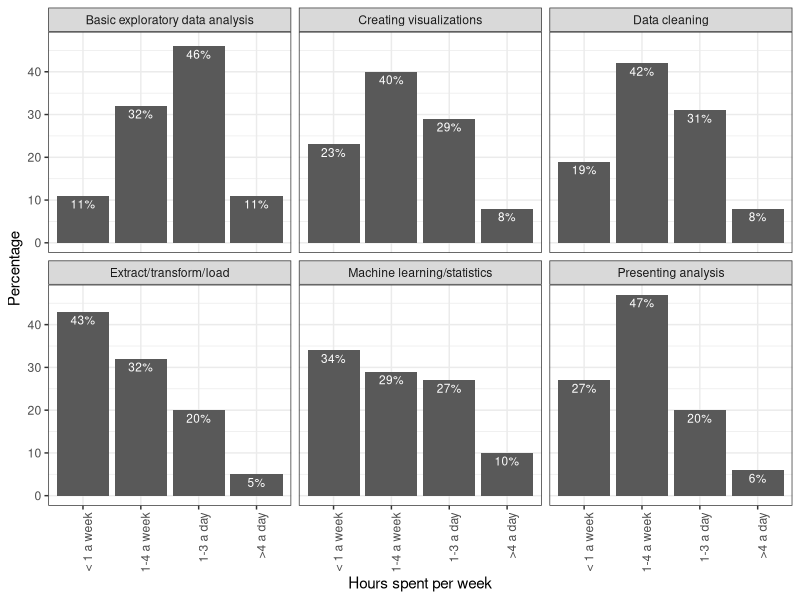
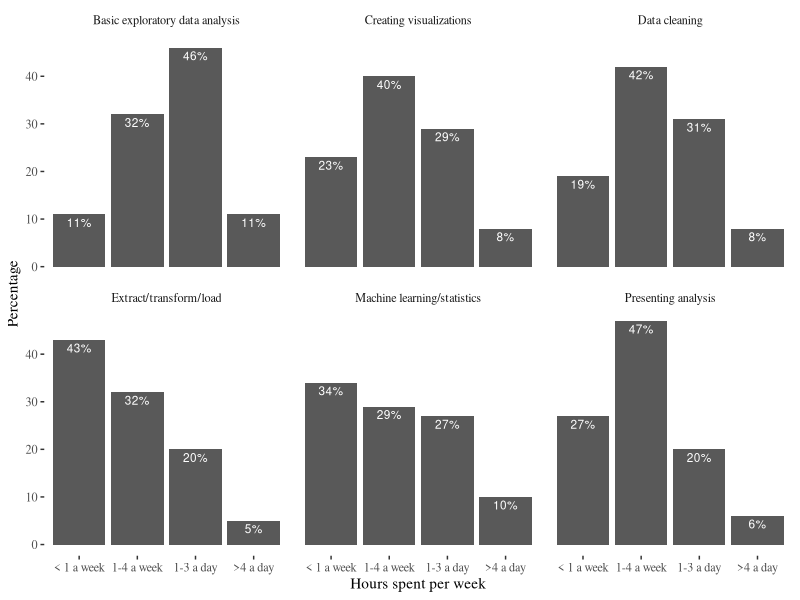
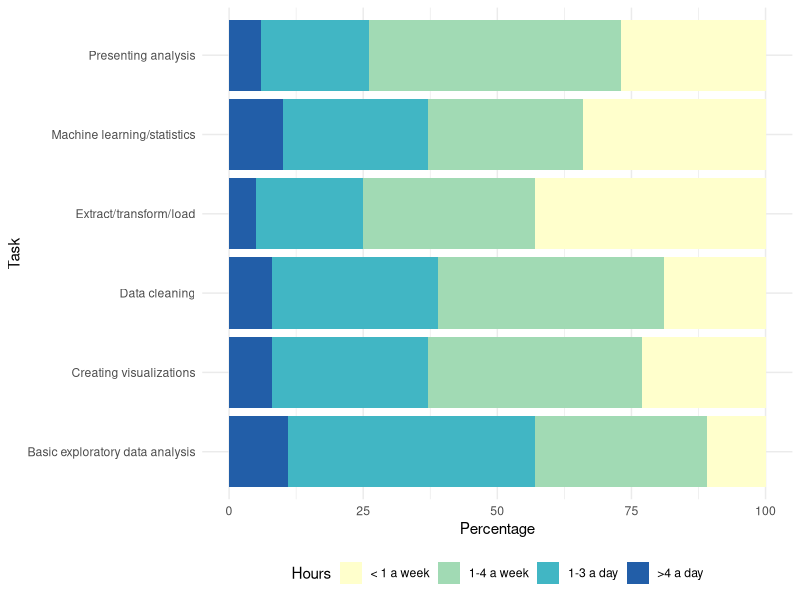
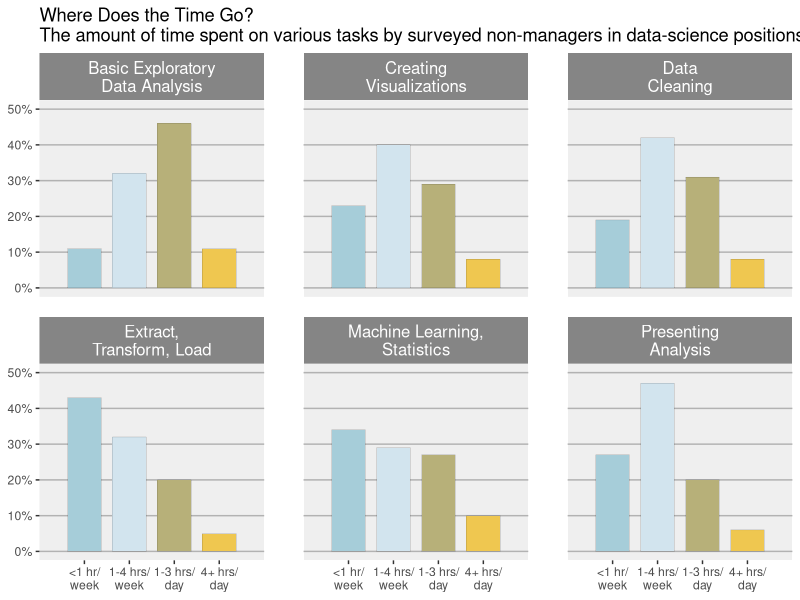

These figures' R source, in order:
# Avoiding Pie Charts
library(scales)
library(ggplot2)
library(ggthemes)
library(data.table)
setwd("/Users/ethen/Business-Analytics/ggplot2/avoid_pie_charts")
d <- fread("pie.txt")
d <- melt( d, id.vars = "Task", 
		   variable.name = "Hours", value.name = "Percentage" )


p1 <- ggplot( d, aes( x = Hours, y = Percentage ) ) + 
	  geom_bar( stat = "identity" ) + 
	  facet_wrap( ~ Task ) + 
	  xlab("Hours spent per week") + 
	  geom_text( aes( label = paste0( Percentage, "%" ), y = Percentage ),
			     vjust = 1.4, size = 3, color = "white" )
p1 + theme_bw() + 
theme( axis.text.x = element_text( angle = 90,  hjust = 1 ) )


# remove chart junks using the theme tufte
p1 + theme_tufte()


# stacked bar plot 
ggplot( d, aes( x = Task, y = Percentage, fill = Hours ) ) + 
geom_bar( stat = "identity", position = "stack" ) +
coord_flip() +
scale_fill_brewer( palette = "YlGnBu" ) +
theme_minimal() + theme( legend.position = "bottom" )

 
# refined version of bar plot
# 1. geom_bar's size controls the bar's border size
# 2. expand:
# A numeric vector of length two giving multiplicative and 
# additive expansion constants. These constants ensure that the data is placed 
# some distance away from the axes
# 3. strip .background / .text: controls the title section for each facet
# 4. panel.grid .minor / .major: controls the grid lines in the plot
# 5. panel.margin: contols the margin between facets

# http://stackoverflow.com/questions/3472980/ggplot-how-to-change-facet-labels
x_labels <- c( "<1 hr/\nweek", "1-4 hrs/\nweek", "1-3 hrs/\nday", "4+ hrs/\nday" )
label_names <- c("Basic exploratory data analysis" = "Basic Exploratory\nData Analysis", 
				"Data cleaning" = "Data\nCleaning", 
				"Machine learning/statistics" = "Machine Learning,\nStatistics", 
				"Creating visualizations" = "Creating\nVisualizations", 
				"Presenting analysis" = "Presenting\nAnalysis", 
				"Extract/transform/load" = "Extract,\nTransform, Load" )

ggplot( d, aes( x = Hours, y = Percentage / 100, fill = Hours ) ) +
geom_bar( stat = "identity", width = 0.75, color = "#2b2b2b", size = 0.05 ) + 
scale_y_continuous( labels = percent, limits = c( 0, 0.5 ) ) + 
scale_x_discrete( expand = c( 0, 1 ), labels = x_labels ) + 
scale_fill_manual( values = c( "#a6cdd9", "#d2e4ee", "#b7b079", "#efc750" ) ) +
facet_wrap( ~ Task, labeller = as_labeller(label_names) ) + 
labs( x = NULL, y = NULL, 
	  title = "Where Does the Time Go?\nThe amount of time spent on various tasks by surveyed non-managers in data-science positions.") +
theme( strip.text = element_text( size = 12, color = "white", hjust = 0.5 ),
	   strip.background = element_rect( fill = "#858585", color = NA ),	   
	   panel.background = element_rect( fill = "#efefef", color = NA ),
	   panel.grid.major.x = element_blank(),
	   panel.grid.minor.x = element_blank(),
	   panel.grid.minor.y = element_blank(),
	   panel.grid.major.y = element_line( color = "#b2b2b2" ),
	   panel.margin.x = unit( 1, "cm" ),
	   panel.margin.y = unit( 0.5, "cm" ),
	   legend.position = "none" ) 
 
